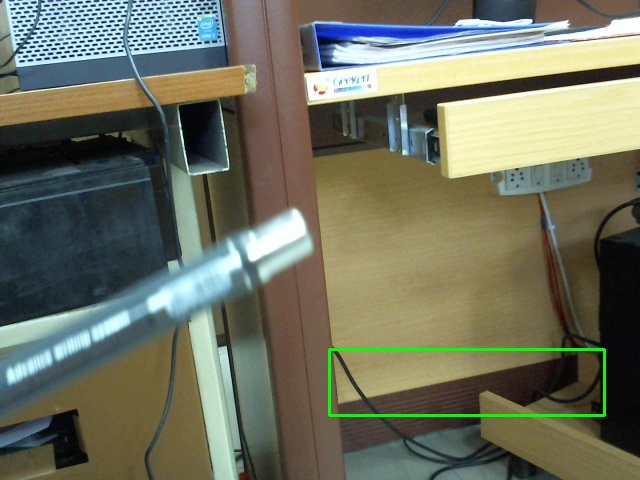
#> input picture logged/img1612172060.jpg, 640 x 480 px, given in place of the camera
$ python motiondetection2.py
#> lines starting #> are read from the running program, lines starting #| are printed output that depends on the picture; after the words box and inside, x2 and y2 are one past the last pixel; in counts of white or black regions, pixels touching at a corner belong together
# defining constants
#for row, column and channels
H, W, C = 480, 640, 3
# the midpoint of the row
M = int(H/2)
# how much near to the mid point the object has to be, to be counted as it has crossed the line
MID_THRES = int(M*0.98)
# minimum eucledian distance between mid point of two box
DIST_FRAME_THRESH = 100
# used in opencv dilate
SMOOTHING_FACTOR = 7
# minimum are of the bound box so as to detec it as viable object
# it reduces the noise
THREDHOLD_AREA = (H*W)/50
# the name of the log file created
LOG_FILE_NAME = 'log.csv'
#imports the necessary modules
import cv2
import numpy as np
from csv import writer
import time

# this function is used to write to a csv which is used as a log file
# it contain the unix timestamp of the detected image crossing the line
# input is a filename and a list which elements are to be added at the
# end of csv file
# [15 lines left out: functions appendListAsRow, within, not called in this run]

def getMid(box):
    return (int((box[0]+box[2])/2),int((box[1]+box[3])/2))

# [46 lines left out: functions distEuc, isNear, crossed, not called in this run]

#loads the video - this can also be a from a network source or webcam
cap = cv2.VideoCapture(0)

#getting the height and width of the image
frame_width = int( cap.get(cv2.CAP_PROP_FRAME_WIDTH))
frame_height =int( cap.get( cv2.CAP_PROP_FRAME_HEIGHT))

#This is optional to write the detected video with bound box in a file
fourcc = cv2.VideoWriter_fourcc('X','V','I','D')
#out = cv2.VideoWriter("output.avi", fourcc, 5.0, (1280,720))

#reads the first 2 frames from the input file
ret, frame1 = cap.read()
#> frame1 is the input picture: shape (480, 640, 3); mean B, G, R 96.4, 113.8, 110.4

count = 0
#This runs a loop frame by frame until the frames are exhausted
boxes = []
while cap.isOpened():
    ret, frame2 = cap.read()
    #Process the image
    diff = cv2.absdiff(frame1, frame2)
#> diff: shape (480, 640, 3); every value is 0
    gray = cv2.cvtColor(diff, cv2.COLOR_BGR2GRAY)
#> gray: shape (480, 640); every value is 0
    blur = cv2.GaussianBlur(gray, (5,5), 0)
    _, thresh = cv2.threshold(blur, 20, 255, cv2.THRESH_BINARY)
    dilated = cv2.dilate(thresh, None, iterations=SMOOTHING_FACTOR)
    #find contours where difference is observed
    contours, jkk = cv2.findContours(dilated, cv2.RETR_TREE, cv2.CHAIN_APPROX_SIMPLE)
#> contours = []; jkk = None
    #How many detected?
    detected = 0
    boxesb  =[]
    #for all the detected contours
    for contour in contours:
        #form a bounding rectangle
        box = (x, y, w, h) = cv2.boundingRect(contour)
        #Checks for a threshold to disble very small detections
        if cv2.contourArea(contour) < THREDHOLD_AREA:
            continue
        else:
            boxesb.append(box)
            if(len(boxes)>0):
                boxes = crossed(boxes, boxesb, frame1)
            if not within(box, boxes):
                ret, boxes = isNear(box, boxes)
                #Draws the rectangle onto the frame
            cv2.rectangle(frame1, (x, y), (x+w, y+h), (0, 255, 0), 2)
            #increse the number of detected
            detected+=1
#> this loop made 0 passes
#> after the loop, boxes = []; boxesb = []; detected = 0; ret = True
    #if detected>0 then show a status in frame of how many detected
    if(detected>0):
        fname = 'images/image'+str(count)+'.png'
        cv2.imwrite(fname,frame2)
        cv2.putText(frame1, "Status: {} {}".format('Detected',detected), (20, 20), cv2.FONT_HERSHEY_SIMPLEX,
                    0.5, (0, 0, 255), 1)
        count+=1
    #cv2.drawContours(frame1, contours, -1, (0, 255, 0), 2)

    #optional write to a file
    # image = cv2.resize(frame1, (1280,720))
    #out.write(image)
    #showing the frame in a cv2 window
    frame1 = cv2.line(frame1, (0, M), (W, M), (0, 255, 255), 2)
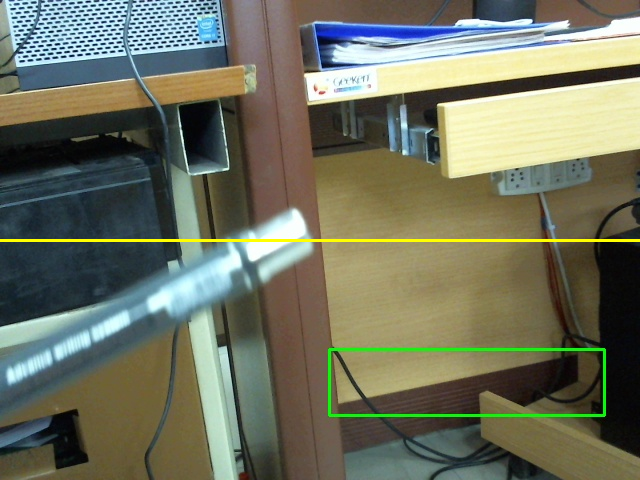
#> frame1: shape (480, 640, 3); 0.62% of pixels changed, all inside (x1, y1, x2, y2) = (0, 239, 640, 242)
    cv2.imshow("feed", frame1)
    #update the frame1 and 2
    frame1 = frame2


    #esc key for stopping the process
    if cv2.waitKey(40) == 27:
#> (key Esc is pressed here)
        break

cv2.destroyAllWindows()
cap.release()
#out.release()

$ run again, on logged/img1612172061.jpg
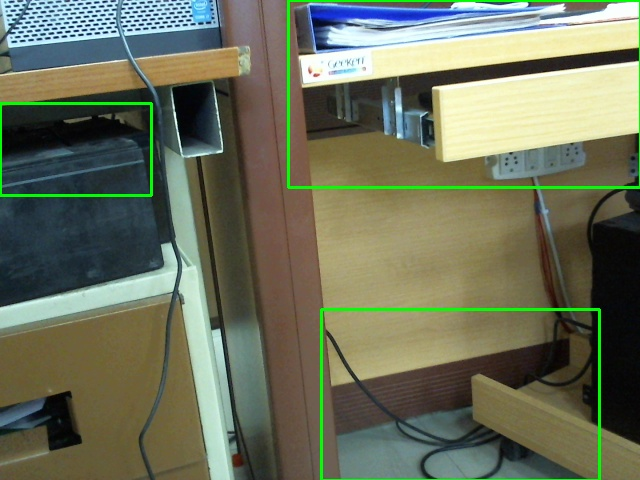
#> input picture logged/img1612172061.jpg, 640 x 480 px, given in place of the camera
#> frame1 is the input picture: shape (480, 640, 3); mean B, G, R 91.6, 113.5, 107.8
#> diff: shape (480, 640, 3); every value is 0
#> gray: shape (480, 640); every value is 0
#> contours = []; jkk = None
#> after the loop `for contour in contours:`: boxes = []; detected = 0; ret = True
#> `frame1 = cv2.line(frame1, (0, M), (W, M), (0, 255, 255), 2)`:
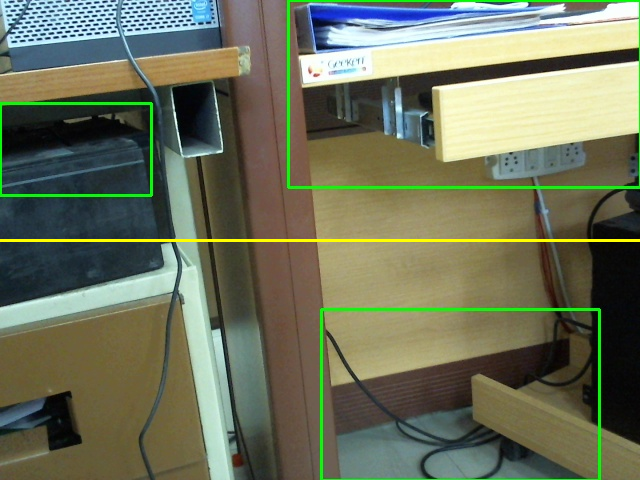
#> frame1: shape (480, 640, 3); 0.62% of pixels changed, all inside (x1, y1, x2, y2) = (0, 239, 640, 242)

$ run again, on logged/img1612172062.jpg
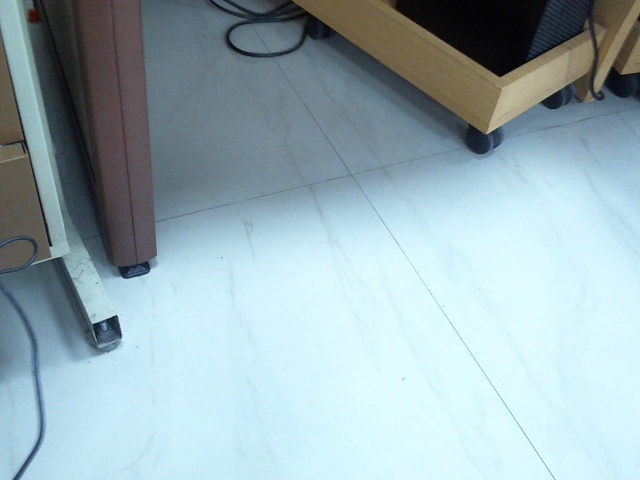
#> input picture logged/img1612172062.jpg, 640 x 480 px, given in place of the camera
#> frame1 is the input picture: shape (480, 640, 3); mean B, G, R 181.3, 174.4, 152.4
#> diff: shape (480, 640, 3); every value is 0
#> gray: shape (480, 640); every value is 0
#> contours = []; jkk = None
#> after the loop `for contour in contours:`: boxes = []; detected = 0; ret = True
#> `frame1 = cv2.line(frame1, (0, M), (W, M), (0, 255, 255), 2)`:
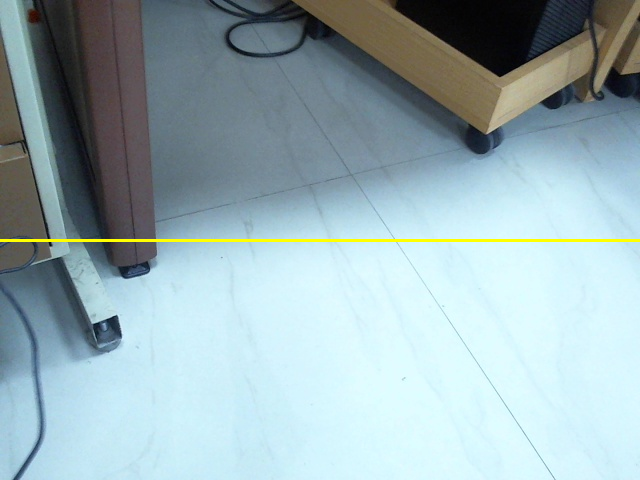
#> frame1: shape (480, 640, 3); 0.62% of pixels changed, all inside (x1, y1, x2, y2) = (0, 239, 640, 242)
